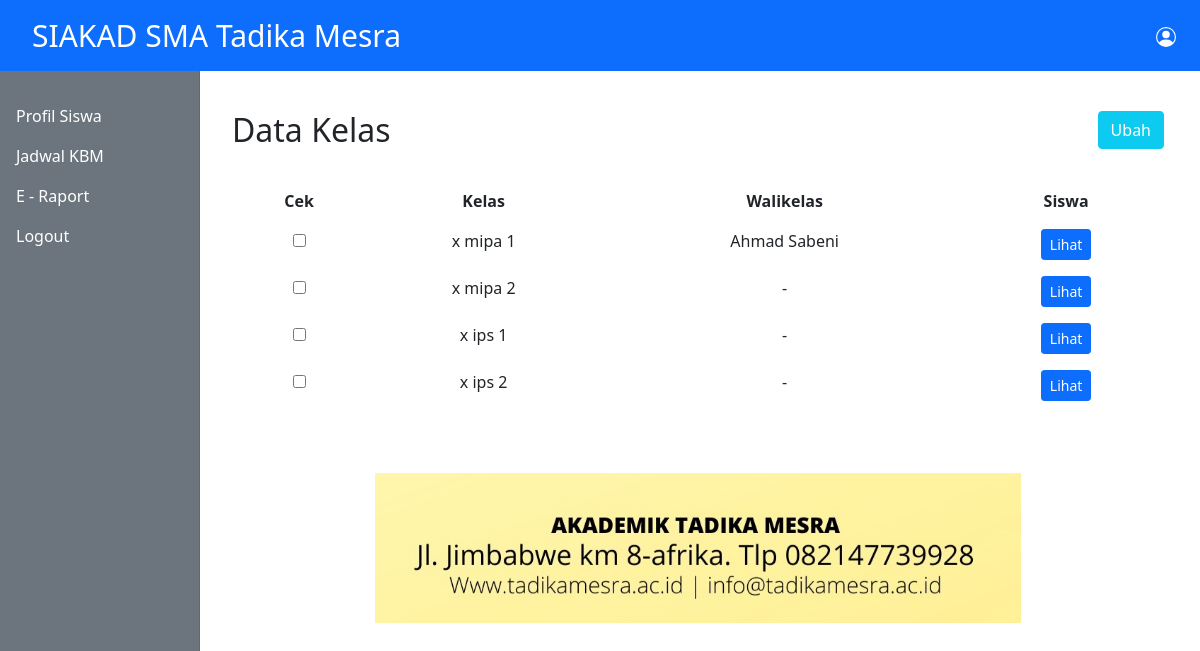
/admin/data-kelas.php, run on the app's committed database.
### tables this page shows
CREATE TABLE `data_kelas` (
  `id` int(11) NOT NULL,
  `kelas` varchar(50) NOT NULL,
  `walikelas` varchar(100) NOT NULL
);

### admin/data-kelas.php (the view, shortened to what this page needs)
<?php
include_once '../database/koneksi.php';
include_once '../templates/header.php';
$sql = "SELECT * FROM data_kelas";
$exec = mysqli_query($koneksi,$sql);
?>
<div class="col-12">
       <div class="row">
            <div class="col-3" style="width:25%;">
                <strong>  <h2>Data Kelas</h2>
                </strong>
				</div>
                <div class="col-9" style="width:75%; float:right;">
				<button type="button" class="btn btn-info" data-bs-toggle="modal" data-bs-target="#staticBackdrop" style="float:right; color:white;">
				Ubah
				</button>
				</div>
              </div>
              </div>
<br>
<div class="container">
		<div class="row">
			<table class="table table-borderless" style = "text-align:center;">
				<tr>
                    <th>Cek</th>
					<th>Kelas</th>
					<th>Walikelas</th>
                    <th>Siswa</th>
				</tr>
			<form action="" method="post">
			<?php while($rows = mysqli_fetch_assoc($exec)):?>
				<tr>
                <td><input type="checkbox" name="data[]" value=<?= $rows["id"]; ?>></td>
				<td><?= $rows["kelas"];?></td>
				<td><?= $rows["walikelas"];?></td>
				<td><a href="detail-kelas.php?kelas=<?= $rows["kelas"];?>" style="color: white; text-decoration:none;" class="btn btn-primary btn-sm">Lihat</a>
  				</li></td>
			<?php endwhile;?>
			</table>
		</div>
	</div>
<?php include_once '../templates/footer.php';?>

### data on the page
data_kelas: kelas "x mipa 1", walikelas "Ahmad Sabeni"
data_kelas: kelas "x mipa 2", walikelas "-"
data_kelas: kelas "x ips 1", walikelas "-"
data_kelas: kelas "x ips 2", walikelas "-"
